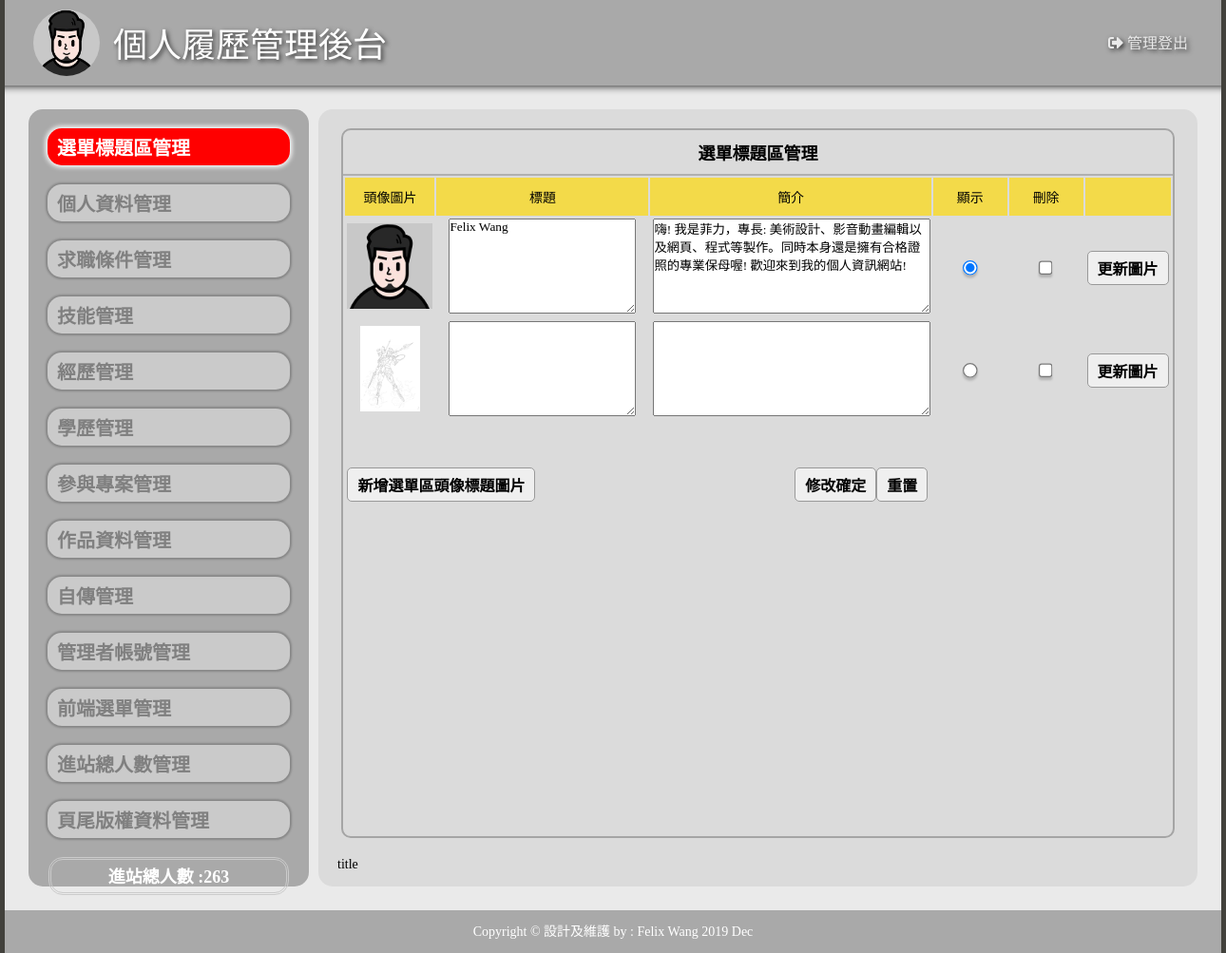
The page /admin.php (signed in) on the database its author committed.
### tables this page shows
CREATE TABLE `title` (
  `id` int(5) UNSIGNED NOT NULL,
  `file` text NOT NULL,
  `title` text NOT NULL,
  `text` text NOT NULL,
  `sh` int(1) NOT NULL DEFAULT 0
);

CREATE TABLE `bottom` (
  `id` int(5) UNSIGNED NOT NULL,
  `bottom` text NOT NULL
);

### base.php (called while the page is built, shortened)
<?php
$dsn="mysql:host=localhost;charset=utf8;dbname=resume";
$pdo=new PDO($dsn,"root","");
function find($table,...$arg){
  global $pdo;
  $sql="select * from $table where ";
  if(is_array($arg[0])){
    foreach($arg[0] as $key => $value){
      $tmp[]=sprintf("`%s`='%s'",$key,$value);
    }
    $sql=$sql . implode(" && ",$tmp);
  }else{
    $sql=$sql . " `id`='".$arg[0]."'";
  }
  return $pdo->query($sql)->fetch(PDO::FETCH_ASSOC);
}
function all($table,...$arg){
  global $pdo;
  $sql="select * from $table";
  return $pdo->query($sql)->fetchAll();
}
?>

### admin/title.php (the view, shortened to what this page needs)
<?php
include_once "./base.php";
 $useTable="title";
?>
<div class="frame">
  <p class="t cent botli">選單標題區管理</p>
  <form method="post" action="./api/edit.php">
    <table width="100%">
      <tbody>
        <tr class="yel">
          <td width="10%">頭像圖片</td>
          <td width="30%">標題</td>
          <td width="40%">簡介</td>
          <td width="10%">顯示</td>
          <td width="10%">刪除</td>
          <td></td>
        </tr>
        <?php
        $rows=all($useTable);
        foreach($rows as $r){
        ?>
        <tr class="cent">
          <td>
            <img src="./img/<?=$r['file'];?>" style="width:auto;height:90px">
          </td>
          <td>
            <textarea name="title[]" id="title" cols="30" rows="10" style="width:90%;height:100px"><?=$r['title'];?></textarea>
          </td>
          <td >
            <textarea name="text[]" id="text" cols="30" rows="10" style="width:100%;height:100px"><?=$r['text'];?></textarea>
          </td>
          <td>
          <label class='hasborder-c'><input type="radio" name="sh" value="<?=$r['id'];?>" <?=($r['sh']==1)?"checked":"";?>></label>
          </td>
          <td>
          <label class='hasborder-s'><input type="checkbox" name="del[]" value="<?=$r['id'];?>">
          </td>
          <td>
            <input type="button" value="更新圖片" onclick="op('#cover','#cvr','./view/update_<?=$useTable;?>.php?id=<?=$r['id'];?>&table=<?=$useTable;?>')" ></label>
          </td>
        </tr>
        <?php
        }
        ?>
      </tbody>
    </table>
    <table style="margin-top:40px; width:79%;">      <tbody>
        <tr>
          <td>
            <input type="button"
                   onclick="op('#cover','#cvr','./view/<?=$useTable;?>.php?table=<?=$useTable;?>')"
                   value="新增選單區頭像標題圖片">
          </td>
          <td class="cent"><input type="submit" value="修改確定"><input type="reset" value="重置"></td>
        </tr>
      </tbody>
    </table>
  </form>
</div>

### footer.php
<div >
    <span ><?=find("bottom",1)['bottom'];?></span>
</div>

### css/style.css (style rules this page uses)
* { margin:0; padding:0; box-sizing: border-box; font-family: "Microsoft Jhenghei"; }
body { background: #42413c; z-index: -1; }
.frame { width:99%; height:96%; margin:auto; margin-bottom: 20px; overflow:auto; border:rgb(165, 165, 165) 2px solid; border-radius: 10px; position:relative; }
input[type=checkbox],input[type=radio] { outline: none; filter: drop-shadow(0px 3px 1px rgb(178, 178, 178)); zoom: 1.2; cursor: pointer; }
table tr { padding-top:0px; }
table td { margin-top:0px; padding:0px 2px; }
.just input, textarea { width:250px; }
.just2 input[type="text"],input[type="date"], textarea { width:250px; }

### css/css.css (style rules this page uses)
body { padding:0px; margin:0px; }
.t { font-weight:800; display:block; font-size: 18px; text-align:center; padding:10px 1px 10px 1px; }
.botli { border-bottom:rgba(165, 165, 165,0.8) 2px solid; }
.cent { text-align:center; }
input { border:#999 1px solid; border-radius:5px; background:#EFEFEF; padding:5px 10px; font-weight: 600; font-size: 16px; margin:5px 0; cursor: pointer; outline: none; }
textarea { margin:1px; }
.yel td { background:#F3DA49; text-align:center; height: 20px; padding: 10px; }

### rows shown on the page
title: file (picture), title "Felix Wang", text "嗨! 我是菲力，專長: 美術設計、影音動畫編輯以及網頁、程式等製作。同時本身還是擁有合格證照的專業保母喔! 歡迎來到我的個人資訊網站!", sh "☑"
title: file (picture)
bottom: bottom "Copyright © 設計及維護 by : Felix Wang 2019 Dec"

### other values the page prints
$_SESSION['total'] "263"
$do "title"
